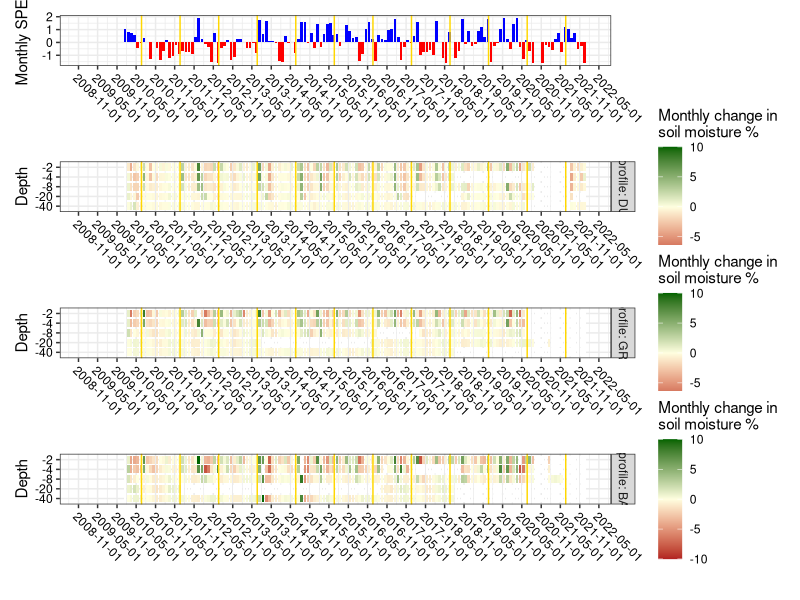
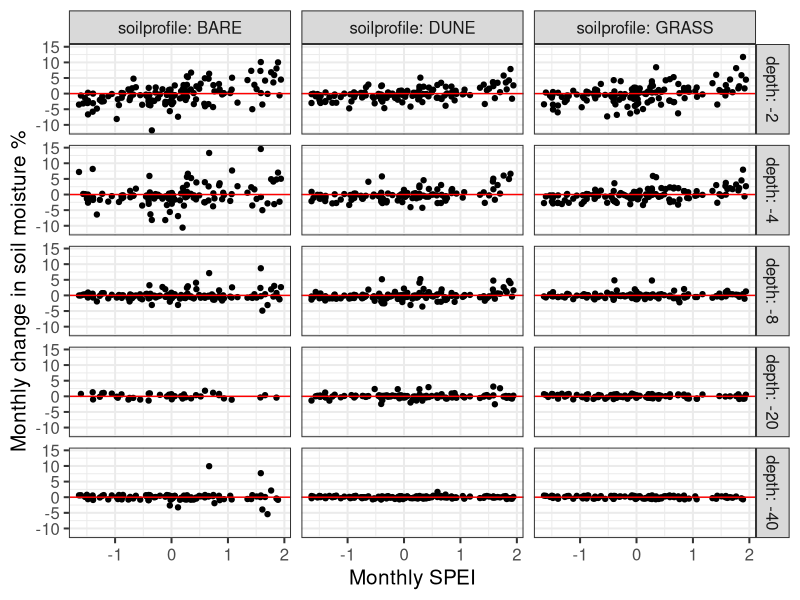

Here is the R script that generated these plots, in order:
library(tidyverse)
library(patchwork)

#----------------------------------------------

scan_spei_and_weather_data = read_csv('./data/scan_spei_and_weather.csv')
soil_moisture_monthly_average = read_csv('./data/scan_monthly_soil_moisture.csv')


solstice_dates = tibble(solstice = as.Date(paste(2010:2021, '-06-21', sep = '')))

#----------------------------------------------
spei_fig = ggplot(scan_spei_and_weather_data, aes(x=month_date, y=spei)) +
  geom_col(aes(fill=spei<0)) +
  geom_vline(data=solstice_dates, aes(xintercept=solstice), color='gold') + 
  scale_fill_manual(values=c('blue','red')) + 
  scale_x_date(date_breaks = '6 month', limits = as.Date(c('2009-01-01','2021-12-31'))) +
  theme_bw() + 
  theme(axis.text = element_text(color='black'),
        axis.text.x = element_text(angle = -45, hjust=0),
        legend.position = 'none') +
  labs(y='Monthly SPEI', x='')

#----------------------------------------------
# soil moisture as a heatmap/timeseries

get_profile_soil_moisture_figure = function(this_profile=1){
  soil_moisture_monthly_average %>%
    filter(soilprofile==this_profile) %>%
  ggplot(aes(x=month_date, y=as.factor(depth), fill=avg_soil_moisture_change)) + 
    geom_tile(height=0.8, width=25) + 
    geom_vline(data=solstice_dates, aes(xintercept=solstice), color='gold') + 
    scale_fill_gradient2(low='firebrick', mid='lightyellow', high='darkgreen',limits=c(-10,10),midpoint=0, na.value='white') + 
    #scale_fill_viridis_c(option='D', na.value='white') + 
    scale_x_date(date_breaks = '6 month', limits = as.Date(c('2009-01-01','2021-12-31'))) + 
    facet_wrap(~soilprofile, scale='free', ncol=1, strip.position = 'right', labeller = label_both) +
    theme_bw() + 
    theme(axis.text = element_text(color='black'),
          axis.text.x = element_text(angle = -45, hjust=0)) +
    labs(fill='Monthly change in\nsoil moisture %', y='Depth', x='')
}

soil_moisture_fig1 = get_profile_soil_moisture_figure('DUNE')
soil_moisture_fig2 = get_profile_soil_moisture_figure('GRASS')
soil_moisture_fig3 = get_profile_soil_moisture_figure('BARE')


# all figures together
main_figure1 = spei_fig + soil_moisture_fig1 + soil_moisture_fig2 + soil_moisture_fig3 + plot_layout(ncol=1)

ggsave('./scan_soil_moisture_and_spei_timeseries.png', main_figure1, dpi=300, width=30, height=25, units='cm')


#----------------------------------------------
# scatter splot of spei x soil moisture

all_data = soil_moisture_monthly_average %>%
  left_join(scan_spei_and_weather_data, by=c('year','month','month_date')) %>%
  mutate(depth = fct_rev(as_factor(depth)))

main_figure2 = ggplot(all_data, aes(x=spei, y=avg_soil_moisture_change)) + 
  geom_point() +
  geom_hline(yintercept = 0, color='red') + 
  facet_grid(depth~soilprofile, label=label_both) +
  theme_bw(15) +
  labs(x='Monthly SPEI', y='Monthly change in soil moisture %')

ggsave('./scan_soil_moisture_and_spei_scatterplot.png', main_figure2, dpi=300, width=20, height=20, units='cm')


